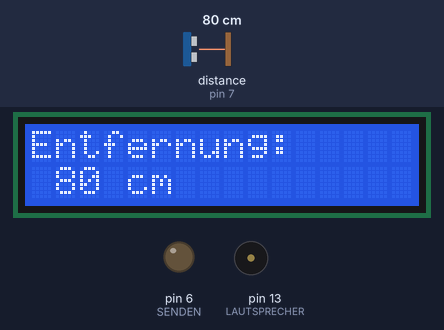
Simulated run of this sketch. Board: Arduino Uno, built with avr-gcc and run on an emulated ATmega328P. Parts: 16×2 character LCD, output pins drawn as LEDs (lit = HIGH), buzzer (waves = sounding). The test bench sets the inputs (shaded band); at power-on: distance to the obstacle (sensor on pin 7) 80 cm. The echo pulse lasts 58.3 µs per cm; pins used as bus, display or sensor lines are not drawn; what the sketch prints to the serial monitor is not drawn.

Above: at 1.2 s.
1.3 s: distance to the obstacle (sensor on pin 7) set to 43 cm
At 2.6 s:
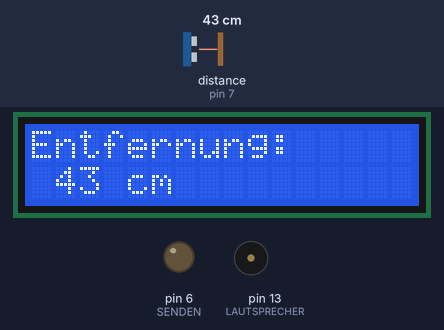
3.0 s: distance to the obstacle (sensor on pin 7) set to 37 cm
At 4.5 s:
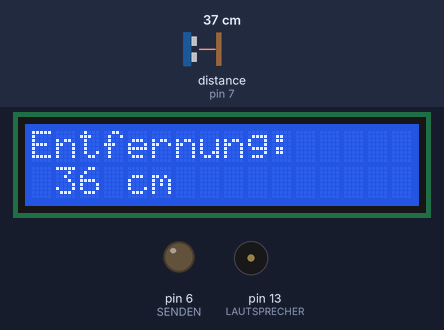
5.3 s: distance to the obstacle (sensor on pin 7) set to 9 cm
At 5.98 s:
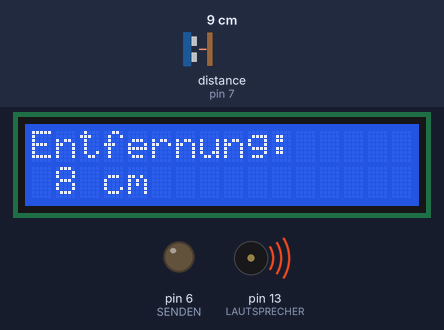
Timing chart, 0 to 13.2 s (numbered marks = the images above; inputs shaded):
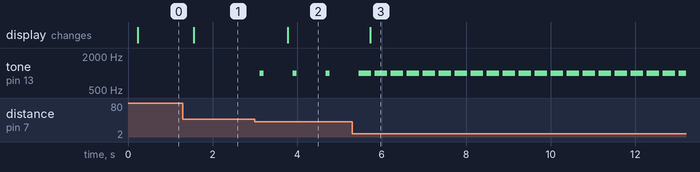

Measured:
- the behaviour switches between 41 and 40 cm on distance to the obstacle (sensor on pin 7) (found by bisection; images 1 and 2)
- after the input at 1.3 s, the display: changes after 0.25 s (image 1)
- after the input at 3.0 s, tone on pin 13 (LAUTSPRECHER): alternates 1000 Hz for 0.10 s and silent for 0.68 s, starting after 0.11 s; the display: changes after 0.78 s (image 2)
- after the input at 5.3 s, tone on pin 13 (LAUTSPRECHER): alternates 1000 Hz for 0.30 s and silent for 0.08 s, starting after 0.45 s; the display: changes after 0.43 s (image 3)

The sketch:

demo2_LCD.ino
```cpp
/*
   SKETCHING MIT HARDWARE
     DMP - WS 22/23
   Demo 2 : LCD Display
  Martinez
*/
#include <Wire.h> // Wire Bibliothek einbinden
#include <LiquidCrystal_I2C.h> // Vorher hinzugefügte LiquidCrystal_I2C Bibliothek einbinden
LiquidCrystal_I2C lcd(0x27,16, 2); //Hier wird festgelegt um was für einen Display es sich handelt. In diesem Fall eines mit 16 Zeichen in 2 Zeilen und der HEX-Adresse 0x27. Für ein vierzeiliges I2C-LCD verwendet man den Code "LiquidCrystal_I2C lcd(0x27, 20, 4)"
#include <LcdBarGraph.h>;
byte lcdNumCols = 16;

LcdBarGraph lbg(&lcd, lcdNumCols,0,1);
// Variable für Zeit und Entfernung initialisieren
long Zeit;
long Entfernung;
// statt
// int SENDEN = 6;
// int ECHO = 7;
# define SENDEN 6
# define ECHO 7
# define LAUTSPRECHER 13
void setup()
{
   Serial.begin(9600);
   pinMode(13, OUTPUT);     // initialize digital pin 13 as an output.
  digitalWrite(13, HIGH);
 pinMode(SENDEN, OUTPUT);
 pinMode(ECHO, INPUT);
lcd.init(); //Im Setup wird der LCD gestartet
lcd.backlight(); //Hintergrundbeleuchtung einschalten (lcd.noBacklight(); schaltet die Beleuchtung aus).
//lcd.setCursor(0, 0);
// lcd.print("Entfernung messen");
}

void loop()
{
  lcd.setCursor(0, 0);


 lcd.print("Entfernung: ");
  lcd.setCursor(1, 1);
 lcd.print(Entfernung);
 lcd.print(" cm ");
//lcd.setCursor(0, 0);//Hier wird die Position des ersten Zeichens festgelegt. In diesem Fall bedeutet (0,0) das erste Zeichen in der ersten Zeile.
//lcd.print("Funduino GmbH");
//lcd.setCursor(0, 1);// In diesem Fall bedeutet (0,1) das erste Zeichen in der zweiten Zeile.
//lcd.print("Viel Erfolg!");
// Sender kurz ausschalten um Störungen des Signals zu vermeiden
 digitalWrite(SENDEN, LOW);
 delay(10);
 // Signal für 10 Mikrosekunden senden
 digitalWrite(SENDEN, HIGH);
 delayMicroseconds(10);
 // Sender ausschalten
 digitalWrite(SENDEN, LOW);
 // pulseIn → Zeit messen, bis das Signal zurückkommt
 Zeit = pulseIn(ECHO, HIGH);
 /* Entfernung in cm berechnen
 Zeit/2 → nur eine Strecke soll berechnet werden
 Umrechnung in cm
 */
 Entfernung = (Zeit / 2) * 0.03432;

 // 400 cm ist die maximal messbare Entfernung
 if (Entfernung < 100)
 {
 // Ausgabe auf dem Seriellen Monitor
 Serial.print ("Entfernung: ");
 Serial.print(Entfernung);
 Serial.println(" cm");

 delay(100);
 switch (Entfernung)
 {
  case 1 ... 4:
 tone(LAUTSPRECHER, 1000, 500);
 //digitalWrite(LED, HIGH);
 delay(50);
 //digitalWrite(LED, LOW);
 delay(100);
 break;
 case 5 ... 15:
 tone(LAUTSPRECHER, 1000, 300);
 //digitalWrite(LED, HIGH);
 delay(50);
 //digitalWrite(LED, LOW);
 delay(200);
 break;
 case 16 ... 22:
 tone(LAUTSPRECHER, 1000, 200);
// digitalWrite(LED, HIGH);
 delay(50);
 //digitalWrite(LED, LOW);
 delay(400);
 break;
 case 23 ... 40:
 tone(LAUTSPRECHER, 1000, 100);
 //digitalWrite(LED, HIGH);
 delay(50);
// digitalWrite(LED, LOW);
 delay(600);
 break;

 }
 }


}
```
